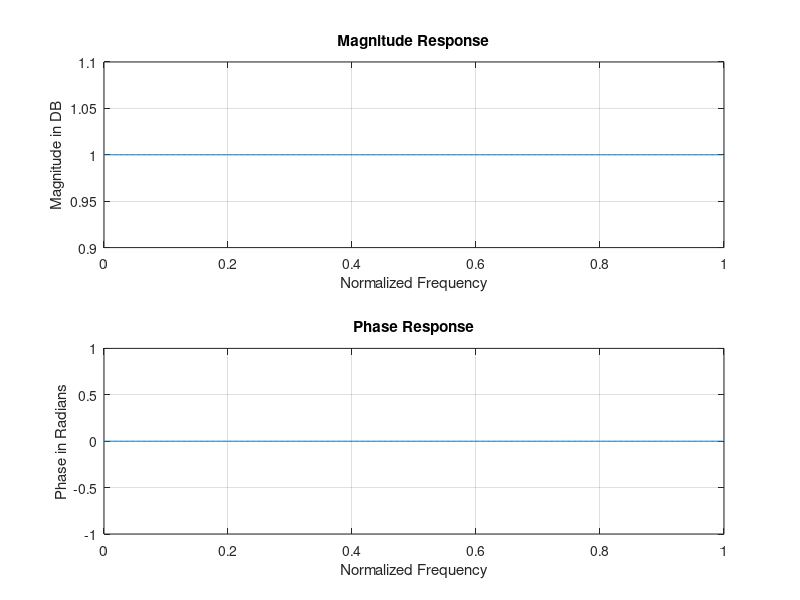

The MATLAB script that drew this image:
clc;
clear all;
close all;

b=input('Enter the numerator coefficient:');
a=input('Enter the denominator coefficients:');
[h,w] = freqz(b,a);
subplot(2,1,1);
plot(w/pi,abs(h));
grid;
xlabel('Normalized Frequency');
ylabel('Magnitude in DB');
title('Magnitude Response');
subplot(2,1,2);
plot(w/pi,angle(h));
grid;
xlabel('Normalized Frequency');
ylabel('Phase in Radians');
title('Phase Response');